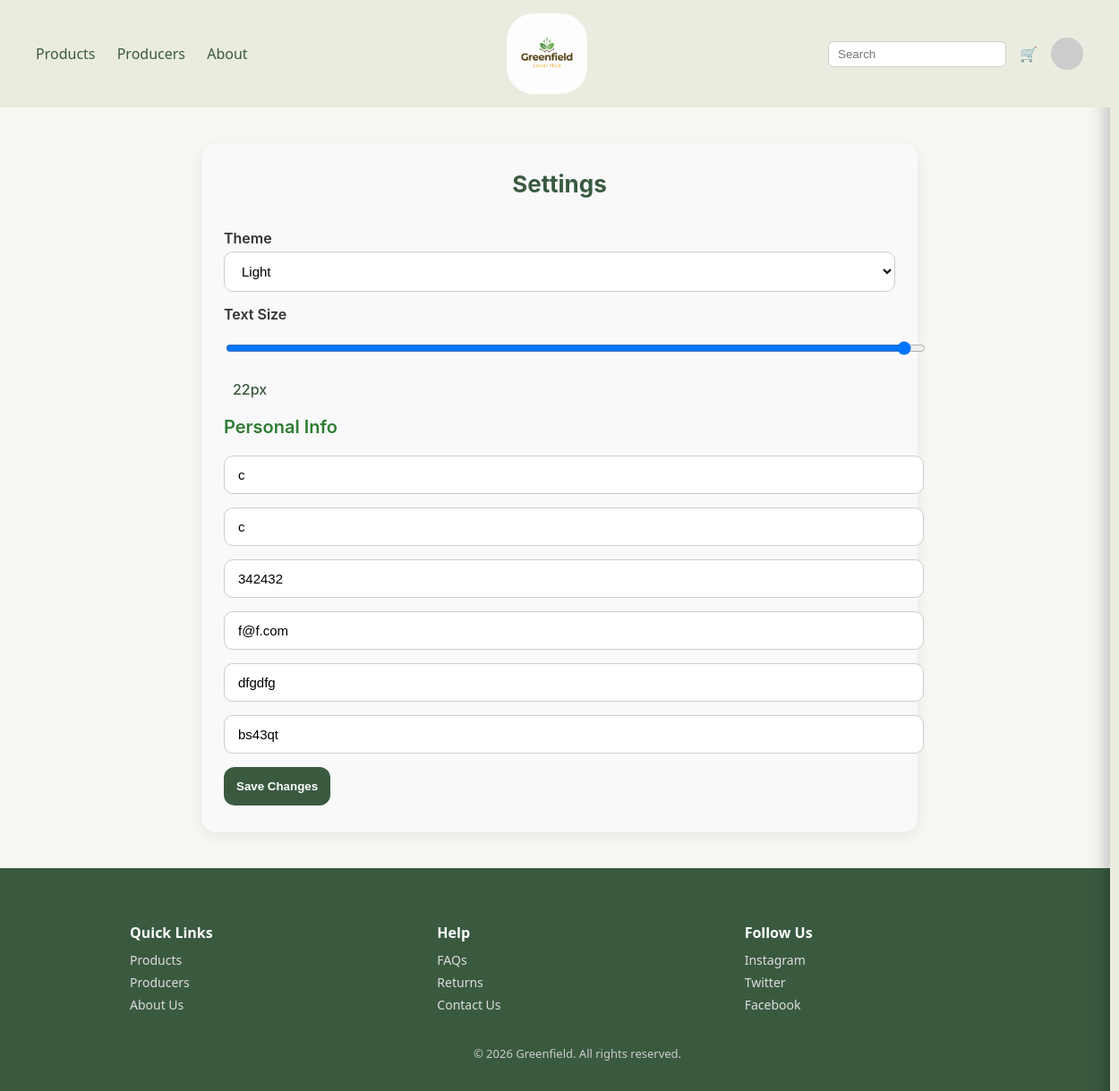
The app's page /settings (signed in) with its own data.
### tables this page shows
CREATE TABLE user_preferences (
        user_id INTEGER PRIMARY KEY,
        theme TEXT DEFAULT 'light',
        text_size INTEGER DEFAULT 16,
        FOREIGN KEY (user_id) REFERENCES user(user_id)
    );

CREATE TABLE user (
        user_id INTEGER PRIMARY KEY AUTOINCREMENT,
        first_name TEXT,
        last_name TEXT,
        email TEXT UNIQUE,
        password_hash TEXT,
        phone_number TEXT,
        user_address TEXT,
        postcode TEXT,
        loyalty_points INTEGER DEFAULT 0,
        role_id INTEGER,
        FOREIGN KEY (role_id) REFERENCES role(role_id)
    );

### app.py (the view, shortened to what this page needs)
@app.route("/settings", methods=["GET", "POST"])
def settings():
    user_id = session.get("user_id")
    if not user_id:
        flash("Please log in to access settings.", "login_error")
        return redirect("/login")
    conn = get_db()
    cur = conn.cursor()
    cur.execute("""
        SELECT first_name, last_name, phone_number, email, user_address, postcode
        FROM user
        WHERE user_id=?
    """, (user_id,))
    user = cur.fetchone()
    cur.execute("SELECT theme, text_size FROM user_preferences WHERE user_id=?", (user_id,))
    prefs = cur.fetchone()
    conn.close()
    return render_template("settings.html", user=user, prefs=prefs)

### app.py (called while the page is built)
def get_db():
    conn = sqlite3.connect(DB_NAME)
    conn.row_factory = sqlite3.Row
    return conn

@app.context_processor
def inject_user():
    user = None
    prefs = None
    if "user_id" in session:
        conn = get_db()
        cur = conn.cursor()
        cur.execute("SELECT first_name, loyalty_points FROM user WHERE user_id=?", (session["user_id"],))
        row = cur.fetchone()
        cur.execute("SELECT theme, text_size FROM user_preferences WHERE user_id=?", (session["user_id"],))
        prefs = cur.fetchone()
        conn.close()
        if row:
            user = {
                "first_name": row[0],
                "points": row[1],
            }
    return dict(user=user, prefs=prefs)

### templates/settings.html (shortened to what this page needs)
{% extends "base.html" %}
{% block content %}
<div class="settings-page">
    <div class="settings-card">
        <h2>Settings</h2>
        <form method="POST" action="/settings">
            <label>Theme</label>
            <select name="theme">
                <option value="light" {% if prefs and prefs[0] == 'light' %}selected{% endif %}>Light</option>
            </select>
            <label>Text Size</label>
            <input type="range" name="text_size" min="14" max="22"
                   value="{{ prefs[1] if prefs else 16 }}"
                   oninput="document.getElementById('sizeValue').innerText = this.value + 'px'">
            <span id="sizeValue">{{ prefs[1] if prefs else 16 }}px</span>
            <h3>Personal Info</h3>
            <input name="first_name" placeholder="First Name" value="{{ user[0] }}">
            <input name="last_name" placeholder="Last Name" value="{{ user[1] }}">
            <input name="phone" placeholder="Phone Number" value="{{ user[2] }}">
            <input name="email" placeholder="Email Address" value="{{ user[3] }}">
            <input name="address" placeholder="Address" value="{{ user[4] }}">
            <input name="postcode" placeholder="Postcode" value="{{ user[5] }}">
            <button type="submit">Save Changes</button>
        </form>
    </div>
</div>
{% endblock %}

### static/css/style.css (style rules this page uses)
body { margin: 0; font-family: 'Segoe UI', sans-serif; background: #f9f7f3; color: #333; height: 100%; display:flex; flex-direction: column; }
button { padding: 6px 10px; border: none; background: #3a5a40; color: white; border-radius: 6px; cursor: pointer; }
.settings-page { max-width: 800px; margin: 40px auto; padding: 0 20px; font-family: "Inter", sans-serif; }
.settings-card { background: #f9f9f9; padding: 30px 25px; border-radius: 16px; box-shadow: 0 4px 15px rgba(0,0,0,0.08); display: flex; flex-direction: column; gap: 20px; }
.settings-card h2 { margin: 0 0 15px; font-size: 26px; font-weight: 700; color: #3a5a40; text-align: center; }
.settings-card form input, .settings-card form select, .settings-card form input[type="range"] { width: 100%; padding: 12px 15px; border-radius: 10px; border: 1px solid #ccc; font-size: 15px; margin-bottom: 15px; transition: 0.2s; background: #fff; }
.settings-card label { font-weight: 600; margin-bottom: 5px; display: block; color: #333; }
#sizeValue { display: inline-block; margin-left: 10px; font-weight: 500; color: #3a5a40; }
.settings-card h3 { margin-top: 20px; font-size: 20px; font-weight: 600; color: #2e7d32; }
.settings-card button[type="submit"] { padding: 14px; background: #3a5a40; color: #fff; border: none; border-radius: 12px; font-weight: 600; cursor: pointer; transition: 0.25s ease; }

### records on screen
user_preferences: theme "Light", text_size "22"
user: first_name "c", last_name "c", phone "342432", email "f@f.com", address "dfgdfg", postcode "bs43qt"
